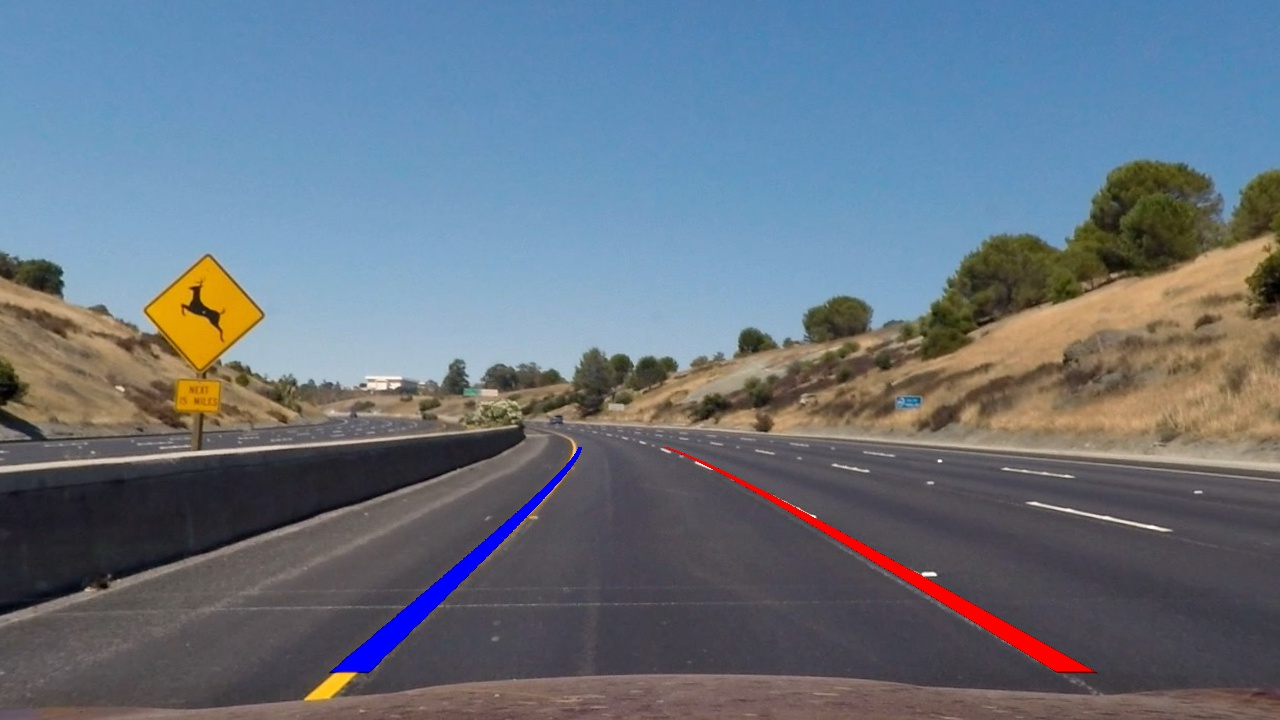
#> input picture writeup_images/color_fit_lines.jpg, 1280 x 720 px
$ python -i video_gen.py   (imports and definitions only)   (older library calls are emulated)
#> lines starting #> are read from the running program, lines starting #| are printed output that depends on the picture
from moviepy.editor import VideoFileClip
from IPython.display import HTML
import numpy as np
import cv2
import pickle
import glob
from tracker import tracker

# Read in the saved object points and image points
# [1 line not run here, left out]
# [1 line that did not run here, left out]
# [1 line that did not run here, left out]


# Gradient functions
# Define a function that takes an image, gradient orientation,
# and threshold min / max values.
def abs_sobel_thresh(image, orient='x', sobel_kernel=3, thresh=(0, 255)):
    # Convert to grayscale
#> called with orient = 'x', sobel_kernel = 3, thresh = (0, 255)
    gray = cv2.cvtColor(image, cv2.COLOR_RGB2GRAY)
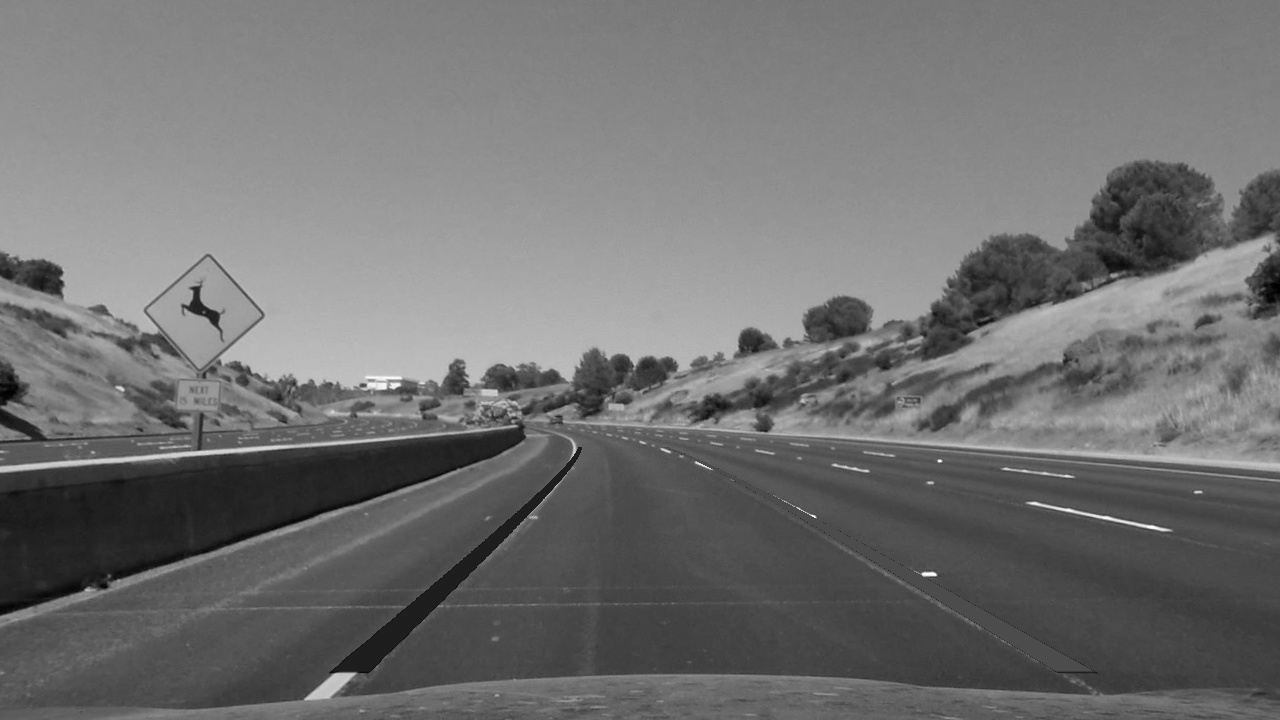
#> gray: shape (720, 1280); min 0, max 254, mean 112.7
    # Apply x or y gradient with the OpenCV Sobel() function
    # and take the absolute value
    if orient == 'x':
        abs_sobel = np.absolute(cv2.Sobel(gray, cv2.CV_64F, 1, 0, ksize=sobel_kernel))
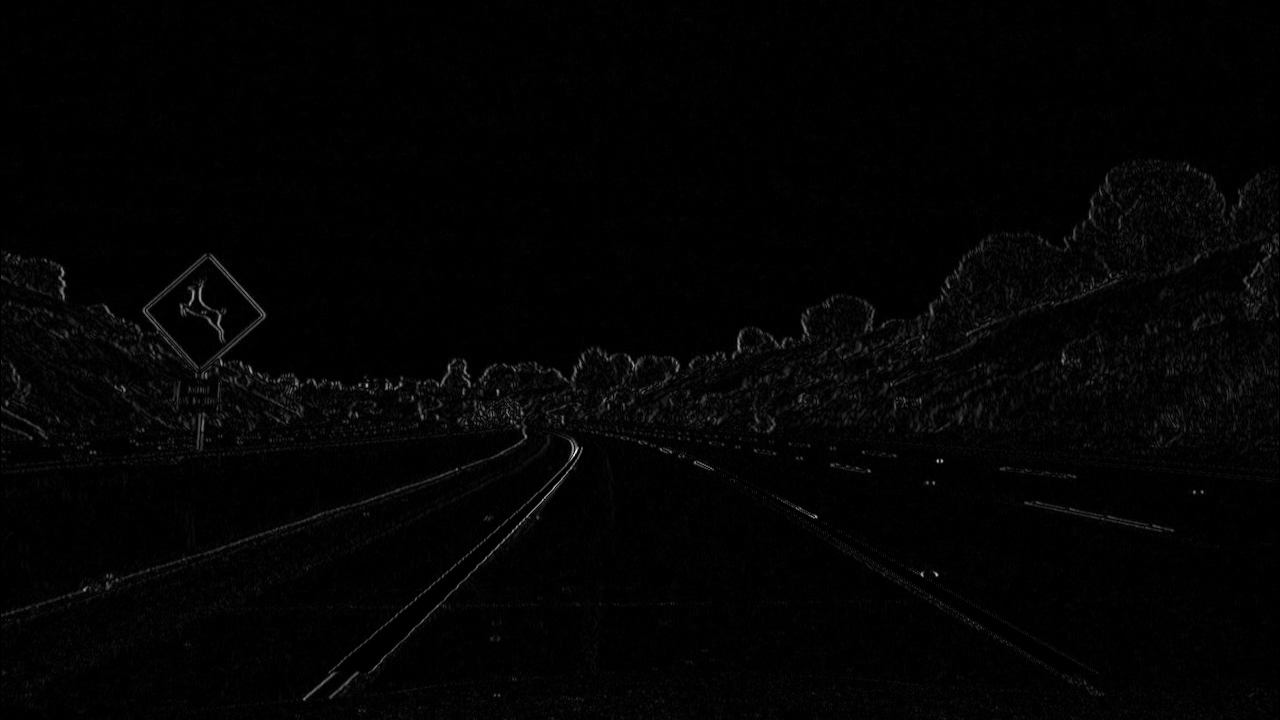
#> abs_sobel: shape (720, 1280) float64; min 0, max 692, mean 10.3; drawn with min black and max white
    if orient == 'y':
        abs_sobel = np.absolute(cv2.Sobel(gray, cv2.CV_64F, 0, 1, ksize=sobel_kernel))
    # Rescale back to 8 bit integer
    scaled_sobel = np.uint8(255*abs_sobel/np.max(abs_sobel))
    # Create a copy and apply the threshold
    binary_output = np.zeros_like(scaled_sobel)
    # Here I'm using inclusive (>=, <=) thresholds, but exclusive is ok too
    binary_output[(scaled_sobel >= thresh[0]) & (scaled_sobel <= thresh[1])] = 1

    # Return the result
    return binary_output


# Define a function to return the magnitude of the gradient
# for a given sobel kernel size and threshold values
# [62 lines left out: functions mag_thresh, dir_threshold, color_threshold, not called in this run]

# WindowMask is a function to draw window areas
def windowMask(width, height, img_ref, center, level):
    output = np.zeros_like(img_ref)
    output[int(img_ref.shape[0]-(level+1)*height):int(img_ref.shape[0]-level*height),max(0,int(center-width))]

# [171 lines left out: functions window_mask, processImage, not called in this run]


InputVideo = 'project_video.mp4'
OutputVideo = 'output1_tracked.mp4'

# [1 line that did not run here, left out]
# [1 line that did not run here, left out]
# [1 line not run here, left out]

>>> import cv2
>>> picture = cv2.cvtColor(cv2.imread('writeup_images/color_fit_lines.jpg'), cv2.COLOR_BGR2RGB)
>>> result = abs_sobel_thresh(picture)
#> result: shape (720, 1280); every value is 1

$ run again, on writeup_images/test1.jpg
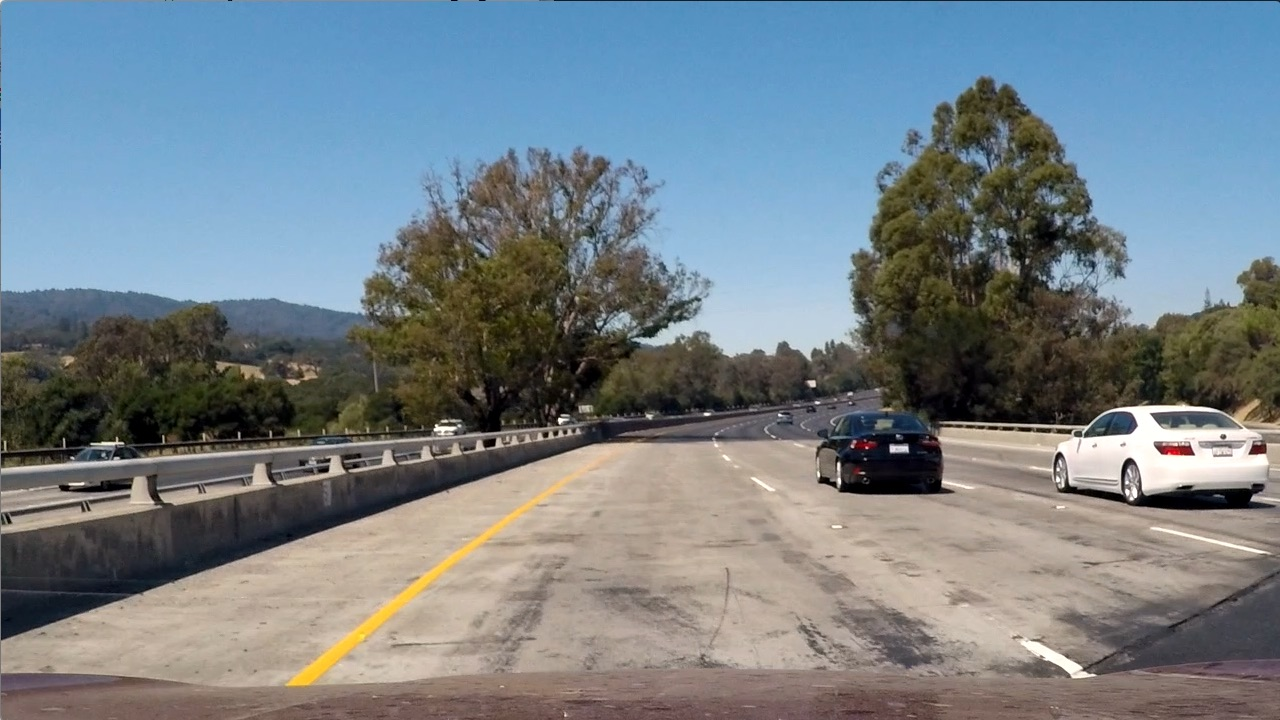
#> input picture writeup_images/test1.jpg, 1280 x 720 px
#> in abs_sobel_thresh, `gray = cv2.cvtColor(image, cv2.COLOR_RGB2GRAY)`:
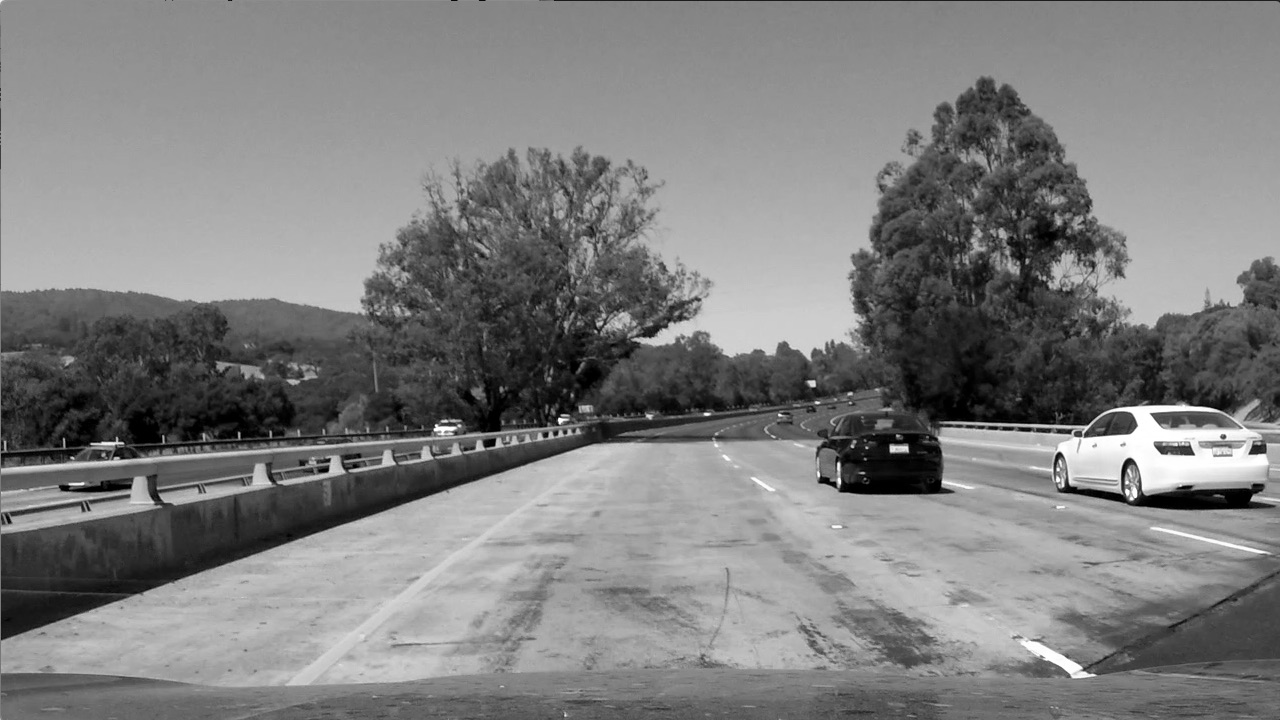
#> gray: shape (720, 1280); min 0, max 255, mean 126.1
#> in abs_sobel_thresh, `abs_sobel = np.absolute(cv2.Sobel(gray, cv2.CV_64F, 1, 0, ksize=sobel_..`:
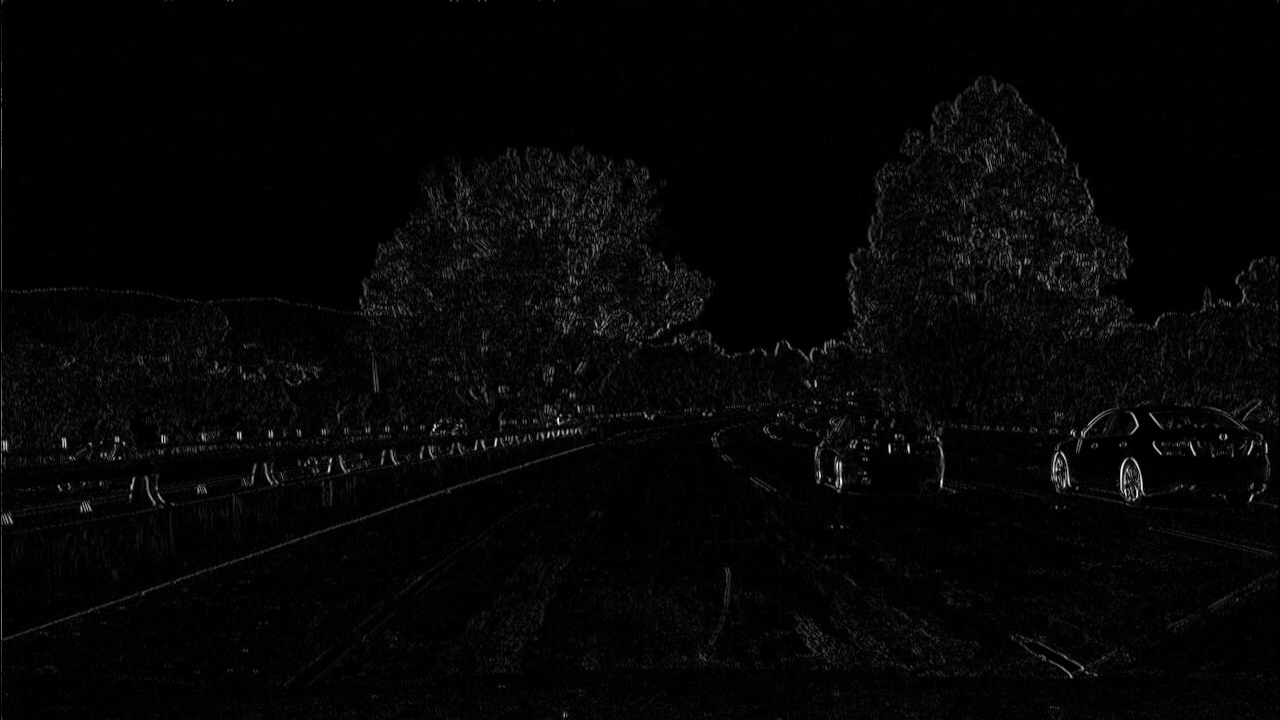
#> abs_sobel: shape (720, 1280) float64; min 0, max 858, mean 19.7; drawn with min black and max white
#> result: shape (720, 1280); every value is 1
